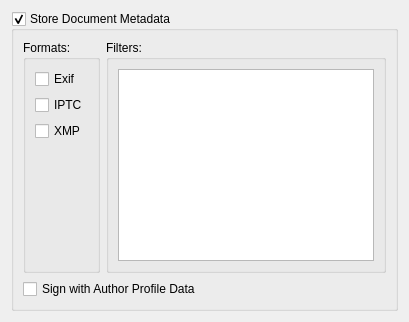
     <widget class="QWidget" name="metadata">
      <attribute name="title">
       <string>Metadata</string>
      </attribute>
      <layout class="QFormLayout" name="formLayout_7">
       <item row="0" column="0" colspan="2">
        <widget class="QGroupBox" name="chkMetadata">
         <property name="title">
          <string>Store Document Metadata</string>
         </property>
         <property name="checkable">
          <bool>true</bool>
         </property>
         <layout class="QVBoxLayout" name="verticalLayout_2">
          <item>
           <layout class="QHBoxLayout" name="horizontalLayout">
            <item>
             <widget class="QGroupBox" name="groupBox_3">
              <property name="title">
               <string>Formats:</string>
              </property>
              <layout class="QFormLayout" name="formLayout_5">
               <item row="0" column="0" colspan="2">
                <widget class="QCheckBox" name="exif">
                 <property name="text">
                  <string>Exif</string>
                 </property>
                </widget>
               </item>
               <item row="1" column="0" colspan="2">
                <widget class="QCheckBox" name="iptc">
                 <property name="text">
                  <string>IPTC</string>
                 </property>
                </widget>
               </item>
               <item row="2" column="0" colspan="2">
                <widget class="QCheckBox" name="xmp">
                 <property name="text">
                  <string>XMP</string>
                 </property>
                </widget>
               </item>
              </layout>
             </widget>
            </item>
            <item>
             <widget class="QGroupBox" name="groupBox_4">
              <property name="title">
               <string comment="JPEG-XL metadata options">Filters:</string>
              </property>
              <layout class="QVBoxLayout" name="verticalLayout_4">
               <item>
                <widget class="QListView" name="metaDataFilters"/>
               </item>
              </layout>
             </widget>
            </item>
           </layout>
          </item>
          <item>
           <widget class="QCheckBox" name="chkAuthor">
            <property name="text">
             <string>Sign with Author Profile Data</string>
            </property>
           </widget>
          </item>
         </layout>
        </widget>
       </item>
      </layout>
     </widget>
